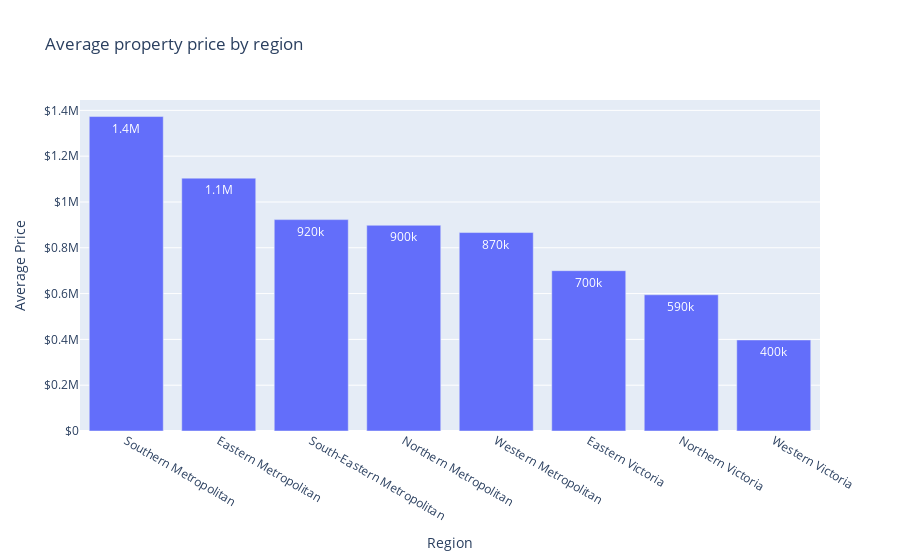

Notebook code cell kept with this figure:
### Code cell
fig = px.bar(
    priceByRegion,
    x="Regionname",
    y="avg_price",
    title="Average property price by region",
    text_auto=".2s"
)

fig.update_layout(
    xaxis_title = "Region",
    yaxis_title = "Average Price",
    yaxis_tickprefix = "$"
)

fig.show()

### Figure 1 — Plotly figure (JSON) as saved in the notebook; plotly's stock layout.template omitted (floating-point values rounded to 4 significant figures)
{"data": [{"hovertemplate": "Regionname=%{x}<br>avg_price=%{y}<extra></extra>", "legendgroup": "", "marker": {"color": "#636efa", "pattern": {"shape": ""}}, "name": "", "orientation": "v", "showlegend": false, "textposition": "auto", "texttemplate": "%{y:.2s}", "type": "bar", "x": ["Southern Metropolitan", "Eastern Metropolitan", "South-Eastern Metropolitan", "Northern Metropolitan", "Western Metropolitan", "Eastern Victoria", "Northern Victoria", "Western Victoria"], "xaxis": "x", "y": [1373000.0, 1104000.0, 922900.0, 898200.0, 866400.0, 700000.0, 594800.0, 397500.0], "yaxis": "y"}], "layout": {"barmode": "relative", "legend": {"tracegroupgap": 0}, "title": {"text": "Average property price by region"}, "xaxis": {"anchor": "y", "domain": [0, 1], "title": {"text": "Region"}}, "yaxis": {"anchor": "x", "domain": [0, 1], "tickprefix": "$", "title": {"text": "Average Price"}}}}
